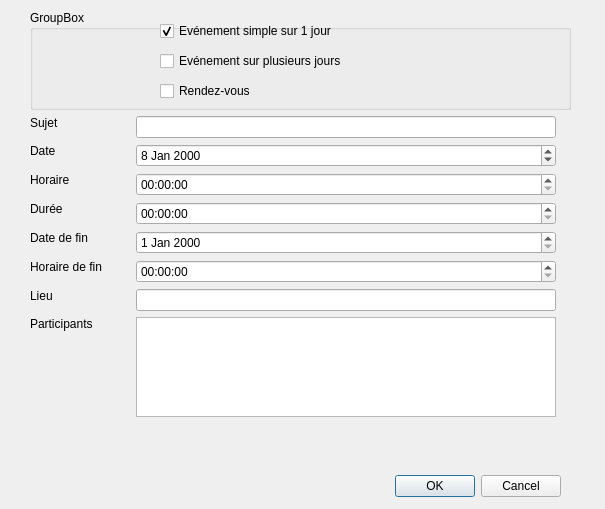
<?xml version="1.0" encoding="UTF-8"?>
<ui version="4.0">
 <class>AjoutEvenementTradDialog</class>
 <widget class="QDialog" name="AjoutEvenementTradDialog">
  <property name="geometry">
   <rect>
    <x>0</x>
    <y>0</y>
    <width>605</width>
    <height>509</height>
   </rect>
  </property>
  <property name="windowTitle">
   <string>Dialog</string>
  </property>
  <widget class="QDialogButtonBox" name="buttonBox">
   <property name="geometry">
    <rect>
     <x>220</x>
     <y>470</y>
     <width>341</width>
     <height>32</height>
    </rect>
   </property>
   <property name="orientation">
    <enum>Qt::Horizontal</enum>
   </property>
   <property name="standardButtons">
    <set>QDialogButtonBox::Cancel|QDialogButtonBox::Ok</set>
   </property>
  </widget>
  <widget class="QWidget" name="verticalLayoutWidget">
   <property name="geometry">
    <rect>
     <x>30</x>
     <y>10</y>
     <width>541</width>
     <height>451</height>
    </rect>
   </property>
   <layout class="QVBoxLayout" name="verticalLayout">
    <item>
     <widget class="QGroupBox" name="groupBox">
      <property name="minimumSize">
       <size>
        <width>0</width>
        <height>70</height>
       </size>
      </property>
      <property name="maximumSize">
       <size>
        <width>16777215</width>
        <height>100</height>
       </size>
      </property>
      <property name="title">
       <string>GroupBox</string>
      </property>
      <widget class="QCheckBox" name="checkBox_evenement1j">
       <property name="geometry">
        <rect>
         <x>130</x>
         <y>10</y>
         <width>231</width>
         <height>22</height>
        </rect>
       </property>
       <property name="text">
        <string>Evénement simple sur 1 jour</string>
       </property>
       <property name="checked">
        <bool>true</bool>
       </property>
       <property name="autoExclusive">
        <bool>true</bool>
       </property>
      </widget>
      <widget class="QCheckBox" name="checkBox_evenementPj">
       <property name="geometry">
        <rect>
         <x>130</x>
         <y>40</y>
         <width>241</width>
         <height>22</height>
        </rect>
       </property>
       <property name="text">
        <string>Evénement sur plusieurs jours</string>
       </property>
       <property name="autoExclusive">
        <bool>true</bool>
       </property>
      </widget>
      <widget class="QCheckBox" name="checkBox_rdv">
       <property name="geometry">
        <rect>
         <x>130</x>
         <y>70</y>
         <width>131</width>
         <height>22</height>
        </rect>
       </property>
       <property name="text">
        <string>Rendez-vous</string>
       </property>
       <property name="autoExclusive">
        <bool>true</bool>
       </property>
      </widget>
     </widget>
    </item>
    <item>
     <layout class="QFormLayout" name="formLayout">
      <item row="0" column="0">
       <widget class="QLabel" name="label">
        <property name="sizePolicy">
         <sizepolicy hsizetype="Fixed" vsizetype="Fixed">
          <horstretch>0</horstretch>
          <verstretch>0</verstretch>
         </sizepolicy>
        </property>
        <property name="minimumSize">
         <size>
          <width>100</width>
          <height>0</height>
         </size>
        </property>
        <property name="text">
         <string>Sujet</string>
        </property>
       </widget>
      </item>
      <item row="0" column="1">
       <widget class="QLineEdit" name="lineEdit_sujet">
        <property name="sizePolicy">
         <sizepolicy hsizetype="Fixed" vsizetype="Fixed">
          <horstretch>0</horstretch>
          <verstretch>0</verstretch>
         </sizepolicy>
        </property>
        <property name="minimumSize">
         <size>
          <width>420</width>
          <height>0</height>
         </size>
        </property>
       </widget>
      </item>
      <item row="1" column="0">
       <widget class="QLabel" name="label_2">
        <property name="sizePolicy">
         <sizepolicy hsizetype="Fixed" vsizetype="Fixed">
          <horstretch>0</horstretch>
          <verstretch>0</verstretch>
         </sizepolicy>
        </property>
        <property name="minimumSize">
         <size>
          <width>100</width>
          <height>0</height>
         </size>
        </property>
        <property name="text">
         <string>Date</string>
        </property>
       </widget>
      </item>
      <item row="1" column="1">
       <widget class="QDateEdit" name="dateEdit_date">
        <property name="sizePolicy">
         <sizepolicy hsizetype="Fixed" vsizetype="Fixed">
          <horstretch>0</horstretch>
          <verstretch>0</verstretch>
         </sizepolicy>
        </property>
        <property name="minimumSize">
         <size>
          <width>420</width>
          <height>0</height>
         </size>
        </property>
        <property name="date">
         <date>
          <year>2000</year>
          <month>1</month>
          <day>8</day>
         </date>
        </property>
       </widget>
      </item>
      <item row="2" column="0">
       <widget class="QLabel" name="label_3">
        <property name="sizePolicy">
         <sizepolicy hsizetype="Fixed" vsizetype="Fixed">
          <horstretch>0</horstretch>
          <verstretch>0</verstretch>
         </sizepolicy>
        </property>
        <property name="minimumSize">
         <size>
          <width>100</width>
          <height>0</height>
         </size>
        </property>
        <property name="text">
         <string>Horaire</string>
        </property>
       </widget>
      </item>
      <item row="2" column="1">
       <widget class="QTimeEdit" name="timeEdit_horaire">
        <property name="sizePolicy">
         <sizepolicy hsizetype="Fixed" vsizetype="Fixed">
          <horstretch>0</horstretch>
          <verstretch>0</verstretch>
         </sizepolicy>
        </property>
        <property name="minimumSize">
         <size>
          <width>420</width>
          <height>0</height>
         </size>
        </property>
       </widget>
      </item>
      <item row="3" column="0">
       <widget class="QLabel" name="label_duree">
        <property name="sizePolicy">
         <sizepolicy hsizetype="Fixed" vsizetype="Fixed">
          <horstretch>0</horstretch>
          <verstretch>0</verstretch>
         </sizepolicy>
        </property>
        <property name="minimumSize">
         <size>
          <width>100</width>
          <height>0</height>
         </size>
        </property>
        <property name="text">
         <string>Durée</string>
        </property>
       </widget>
      </item>
      <item row="4" column="0">
       <widget class="QLabel" name="label_datefin">
        <property name="sizePolicy">
         <sizepolicy hsizetype="Fixed" vsizetype="Fixed">
          <horstretch>0</horstretch>
          <verstretch>0</verstretch>
         </sizepolicy>
        </property>
        <property name="minimumSize">
         <size>
          <width>100</width>
          <height>0</height>
         </size>
        </property>
        <property name="text">
         <string>Date de fin</string>
        </property>
       </widget>
      </item>
      <item row="5" column="0">
       <widget class="QLabel" name="label_horairefin">
        <property name="sizePolicy">
         <sizepolicy hsizetype="Fixed" vsizetype="Fixed">
          <horstretch>0</horstretch>
          <verstretch>0</verstretch>
         </sizepolicy>
        </property>
        <property name="minimumSize">
         <size>
          <width>100</width>
          <height>0</height>
         </size>
        </property>
        <property name="text">
         <string>Horaire de fin</string>
        </property>
       </widget>
      </item>
      <item row="6" column="0">
       <widget class="QLabel" name="label_lieu">
        <property name="sizePolicy">
         <sizepolicy hsizetype="Fixed" vsizetype="Fixed">
          <horstretch>0</horstretch>
          <verstretch>0</verstretch>
         </sizepolicy>
        </property>
        <property name="minimumSize">
         <size>
          <width>100</width>
          <height>0</height>
         </size>
        </property>
        <property name="text">
         <string>Lieu</string>
        </property>
       </widget>
      </item>
      <item row="7" column="0">
       <widget class="QLabel" name="label_personnes">
        <property name="sizePolicy">
         <sizepolicy hsizetype="Fixed" vsizetype="Fixed">
          <horstretch>0</horstretch>
          <verstretch>0</verstretch>
         </sizepolicy>
        </property>
        <property name="minimumSize">
         <size>
          <width>100</width>
          <height>0</height>
         </size>
        </property>
        <property name="text">
         <string>Participants</string>
        </property>
       </widget>
      </item>
      <item row="3" column="1">
       <widget class="QTimeEdit" name="timeEdit_duree">
        <property name="sizePolicy">
         <sizepolicy hsizetype="Fixed" vsizetype="Fixed">
          <horstretch>0</horstretch>
          <verstretch>0</verstretch>
         </sizepolicy>
        </property>
        <property name="minimumSize">
         <size>
          <width>420</width>
          <height>0</height>
         </size>
        </property>
       </widget>
      </item>
      <item row="4" column="1">
       <widget class="QDateEdit" name="dateEdit_datefin">
        <property name="sizePolicy">
         <sizepolicy hsizetype="Fixed" vsizetype="Fixed">
          <horstretch>0</horstretch>
          <verstretch>0</verstretch>
         </sizepolicy>
        </property>
        <property name="minimumSize">
         <size>
          <width>420</width>
          <height>0</height>
         </size>
        </property>
       </widget>
      </item>
      <item row="5" column="1">
       <widget class="QTimeEdit" name="timeEdit_horairefin">
        <property name="sizePolicy">
         <sizepolicy hsizetype="Fixed" vsizetype="Fixed">
          <horstretch>0</horstretch>
          <verstretch>0</verstretch>
         </sizepolicy>
        </property>
        <property name="minimumSize">
         <size>
          <width>420</width>
          <height>0</height>
         </size>
        </property>
       </widget>
      </item>
      <item row="6" column="1">
       <widget class="QLineEdit" name="lineEdit_lieu">
        <property name="sizePolicy">
         <sizepolicy hsizetype="Fixed" vsizetype="Fixed">
          <horstretch>0</horstretch>
          <verstretch>0</verstretch>
         </sizepolicy>
        </property>
        <property name="minimumSize">
         <size>
          <width>420</width>
          <height>0</height>
         </size>
        </property>
       </widget>
      </item>
      <item row="7" column="1">
       <widget class="QPlainTextEdit" name="plainTextEdit_personnes">
        <property name="enabled">
         <bool>true</bool>
        </property>
        <property name="sizePolicy">
         <sizepolicy hsizetype="Fixed" vsizetype="Fixed">
          <horstretch>0</horstretch>
          <verstretch>0</verstretch>
         </sizepolicy>
        </property>
        <property name="minimumSize">
         <size>
          <width>200</width>
          <height>0</height>
         </size>
        </property>
        <property name="maximumSize">
         <size>
          <width>420</width>
          <height>100</height>
         </size>
        </property>
       </widget>
      </item>
     </layout>
    </item>
   </layout>
  </widget>
 </widget>
 <resources/>
 <connections>
  <connection>
   <sender>buttonBox</sender>
   <signal>accepted()</signal>
   <receiver>AjoutEvenementTradDialog</receiver>
   <slot>accept()</slot>
   <hints>
    <hint type="sourcelabel">
     <x>248</x>
     <y>254</y>
    </hint>
    <hint type="destinationlabel">
     <x>157</x>
     <y>274</y>
    </hint>
   </hints>
  </connection>
  <connection>
   <sender>buttonBox</sender>
   <signal>rejected()</signal>
   <receiver>AjoutEvenementTradDialog</receiver>
   <slot>reject()</slot>
   <hints>
    <hint type="sourcelabel">
     <x>316</x>
     <y>260</y>
    </hint>
    <hint type="destinationlabel">
     <x>286</x>
     <y>274</y>
    </hint>
   </hints>
  </connection>
 </connections>
</ui>
